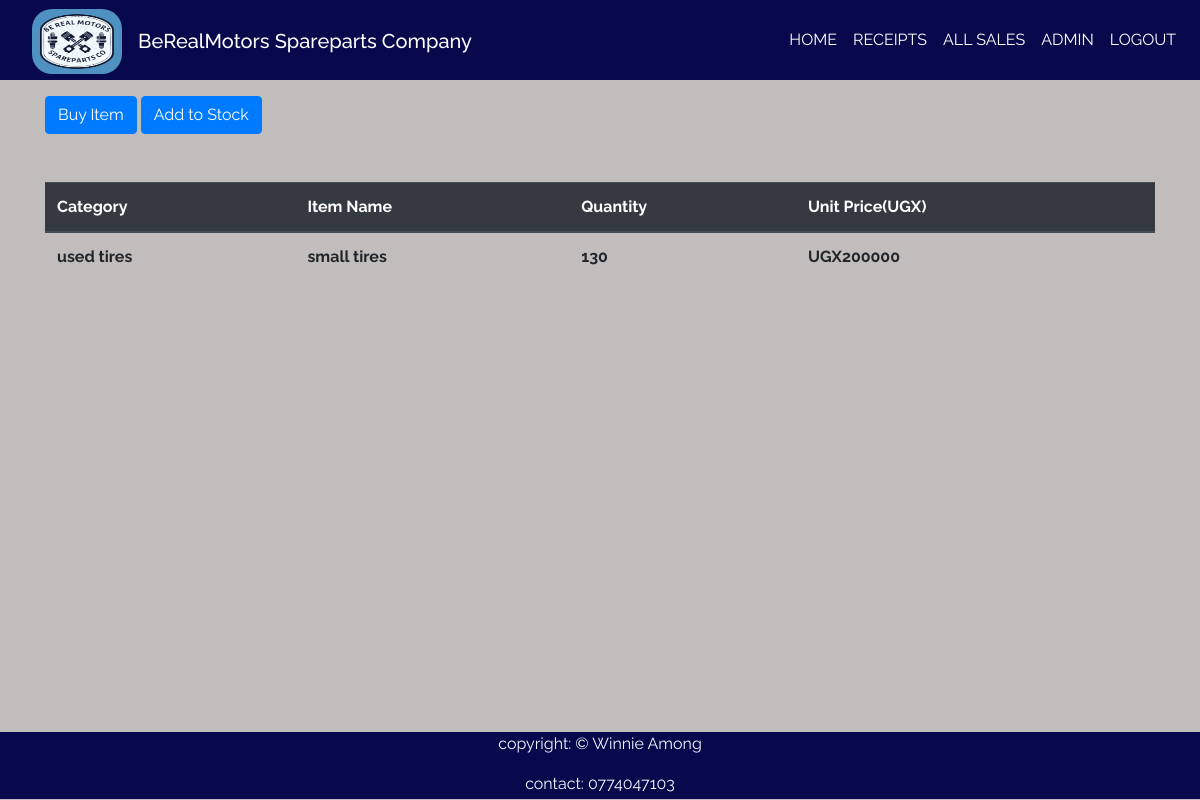
Screenshot of /home/8 (signed in) with the database file from the repository.
### spareApp/models.py (models this page shows, shortened)
class Product(models.Model):
    Category_name = models.ForeignKey(Category,on_delete=models.CASCADE,null=False, blank=False)
    part_name = models.CharField(max_length=50, null = False, blank=False)
    country_of_origin = models.CharField(max_length=50,null=False,blank=False)
    total_quantity = models.IntegerField(default=0, null=False, blank=False)
    issued_quantity = models.IntegerField(default=0, null=False,blank=False)
    received_quantity = models.IntegerField(default=0, null=False,blank=False)
    unit_price =models.IntegerField(default=0, null=False,blank=False)
    arrival_date =models.DateField(default=timezone.now)
    branch_name =models.CharField(max_length=100, null=False,blank=False)
    part_number = models.IntegerField(default=0,null=True,blank=True)

class Category(models.Model):
    name = models.CharField(max_length = 50, null = False, blank = False, unique=True)
    def __str__(self):
        return self.name

### spareApp/views.py (the view)
# urls.py: path('home/<int:product_id>',views.product_detail,name='product_detail'),
@login_required
def product_detail(request,product_id):
   product =Product.objects.get(id = product_id)
   return render(request,'spare/product_detail.html',{'product':product})

### template/spare/product_detail.html
{% extends 'spare/base.html'%}
{% block content %}
<br></br>
<div class = "container">
    <a href="{% url 'issue_item' product.id %}"> <br><br><input type="submit" value="Buy Item" class="btn btn-primary" btn type="button"/></a>
    <a href="{% url 'add_to_stock' product.id %}"><input type= "submit" value="Add to Stock" class="btn btn-primary btn" type="button"/></a>
</div>
<br></br>
<div class = "container">
  <table class="table">
    <thead class="thead-dark">
      <tr>
        <th scope="col">Category</th>
        <th scope="col">Item Name</th>
        <th scope="col">Quantity</th>
        <th scope="col">Unit Price(UGX)</th>
      </tr>
    </thead>
    <tbody>
      <tr>
        <td style="font-weight: bolder;">{{product.Category_name}}</td>
        <td style="font-weight: bolder;">{{product.part_name}}</td>
        <td style="font-weight: bolder;">{{product.total_quantity}}</td>
        <td style="font-weight: bolder;">UGX{{product.unit_price}}</td>
      </tr>
    </tbody>
  </table>
</div>
{% endblock%}

### spareApp/static/css/base.css (style rules this page uses)
body { background-color: hsl(0, 3%, 75%); font-family: 'raleway'; overflow-x:hidden ; }
table { width: 100%; }

### rows the page displays
Product: Category_name "used tires", part_name "small tires", total_quantity "130", unit_price "200000"
